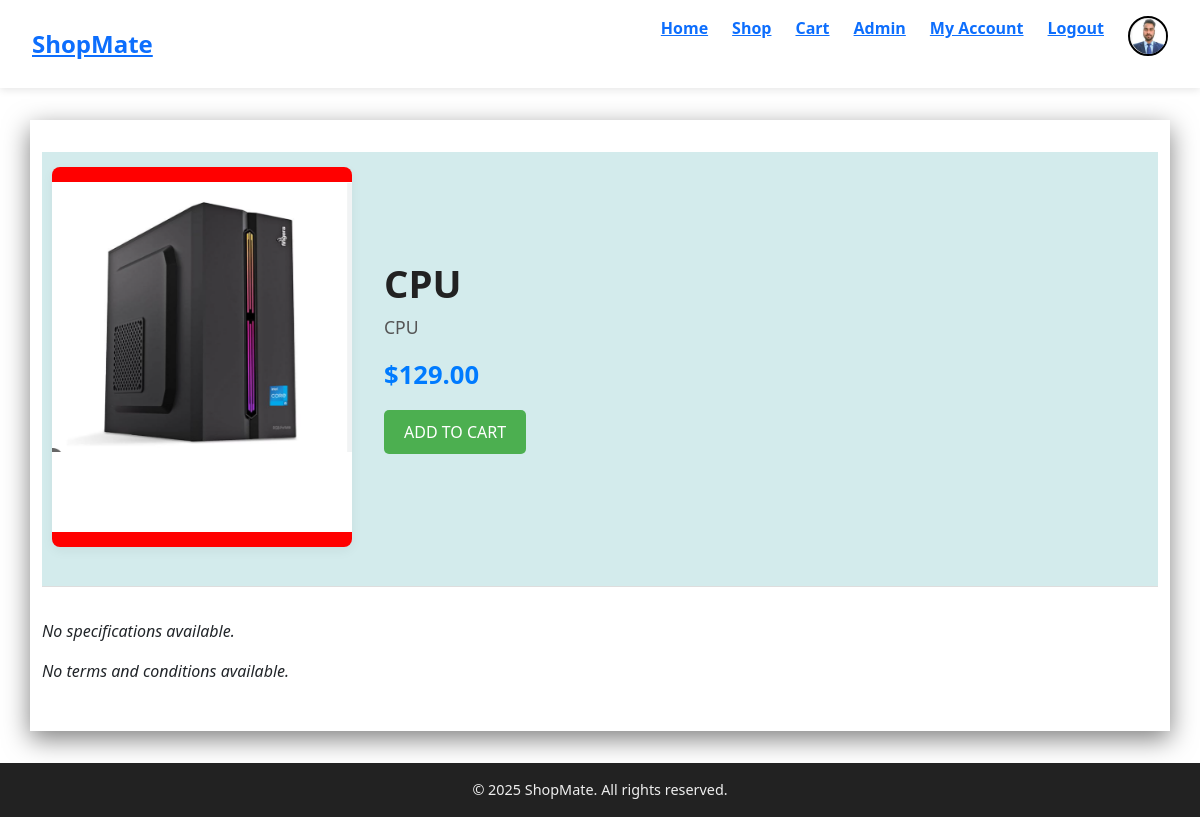
/itemdetail/IT0000000003 (signed in), run on the app's committed database.
### ecommstore/models.py (models this page shows, shortened)
class UserProfile(models.Model):
    user = models.OneToOneField(User,on_delete=models.CASCADE)
    address = models.TextField()
    profile_picture = models.ImageField(upload_to='static', blank=True, null=True)

class Product(models.Model):
    product_code = models.CharField(max_length=12,primary_key=True)
    name = models.CharField(max_length=200)
    description = models.TextField()
    image = models.ImageField(upload_to = 'static', blank=True, null=True)
    price = models.DecimalField(max_digits=12,decimal_places=2)
    stock = models.IntegerField()
    specification = models.JSONField(null=True)
    termsnconditions = models.JSONField(null=True)
    created_date = models.DateTimeField(auto_now_add=True)
    desc1 = models.TextField(null=True)
    image1 = models.ImageField(upload_to = 'static', blank=True, null=True)
    image2 = models.ImageField(upload_to = 'static', blank=True, null=True)
    image3 = models.ImageField(upload_to = 'static', blank=True, null=True)

### ecommstore/views.py (the view)
# urls.py: path('itemdetail/<slug:PCode>',views.itemdetail,name="itemdetail"),
def itemdetail(request,PCode):
    product = Product.objects.filter(product_code=PCode).values()
    userprofile = UserProfile.objects.filter(user=request.user)
    profilepicture = ''
    if len(userprofile) > 0:
        print('profilepicture found!')
        profilepicture = userprofile[0].profile_picture
    params = {
        "product_code":product[0]["product_code"],
        "name":product[0]["name"],
        "image":product[0]["image"],
        "description":product[0]["description"],
        "price":product[0]["price"],
        "instock":product[0]["stock"],
        "specifications":product[0]["specification"],
        "termsnconditions":product[0]["termsnconditions"],
        "desc1":product[0]["desc1"],
        "image1":product[0]["image1"],
        "image2":product[0]["image2"],
        "image3":product[0]["image3"],
        "images":[product[0]["image"],product[0]["image1"],product[0]["image2"],product[0]["image3"]],
        "profilepicture":profilepicture
    }
    return render(request,'ecommstore/templates/itemdetail.html',params)

### ecommstore/templates/ecommstore/templates/itemdetail.html (shortened to what this page needs)
{% extends 'base.html' %}
{% block body %}
    <div class="container" role="main">
        <section class="item-header" aria-label="Item overview">
            <div class="item-image">
                    <div id="carouselExample" class="carousel slide" data-bs-ride="carousel">
                    <div class="carousel-inner">
                        {% for image in images %}
                        <div class="carousel-item {% if forloop.first %}active{% endif %}">
                        <img src="/{{image}}/" class="d-block w-100" alt="Slide {{ forloop.counter }}">
                        </div>
                        {% endfor %}
                    </div>
                    <button class="carousel-control-prev" type="button" data-bs-target="#carouselExample" data-bs-slide="prev">
                        <span class="carousel-control-prev-icon" aria-hidden="true"></span>
                    </button>
                    <button class="carousel-control-next" type="button" data-bs-target="#carouselExample" data-bs-slide="next">
                        <span class="carousel-control-next-icon" aria-hidden="true"></span>
                    </button>
                    </div>
            </div>
            <div class="item-info">
                <form method="post" action="{% url 'addToCartAct' product_code %}">
                <h1 class="item-name">{{ name }}</h1>
                <p class="item-description">{{ description }}</p>
                <p class="item-price">${{ price }}</p>
                <button class="add-cart-button">ADD TO CART</button>
                </form>
            </div>
        </section>
        {% if specifications %}
            <section class="specifications" aria-label="Item specifications">
                <h2>Specifications</h2>
                <table class="spec-table">
                    <tbody>
                    {% for key, value in specifications.items %}
                        <tr>
                            <th>{{ key }}</th>
                            <td>{{ value }}</td>
                        </tr>
                    {% endfor %}
                    </tbody>
                </table>
            </section>
        {% else %}
            <p><em>No specifications available.</em></p>
        {% endif %}
        {% if termsnconditions %}
            <section class="specifications" aria-label="Terms and conditions">
                <h2>Terms and conditions</h2>
                <table class="spec-table">
                    <tbody>
                    {% for key, value in termsnconditions.items %}
                        <tr>
                            <th>{{ key }}</th>
                            <td>{{ value }}</td>
                        </tr>
                    {% endfor %}
                    </tbody>
                </table>
            </section>
        {% else %}
            <p><em>No terms and conditions available.</em></p>
        {% endif %}
    </div>
{% endblock %}

### ecommstore/templates/base.html (shortened to what this page needs)
<!DOCTYPE html>
<html lang="en">
<head>
    <link href="https://cdn.jsdelivr.net/npm/bootstrap@5.3.2/dist/css/bootstrap.min.css" rel="stylesheet">
</head>
<body>
    <nav>
        <div class="logo">
            <a href="{% url 'home' %}">ShopMate</a>
        </div>
        <div id="main">
            <ul>
                <li><a href="{% url 'home' %}">Home</a></li>
                <li><a href="{% url 'shop' %}">Shop</a></li>
                <li><a href="{% url 'cart' %}">Cart</a></li>
                <li><a href="/admin">Admin</a></li>
                {% if user.is_authenticated %}
                    <li><a href="{% url 'account' %}">My Account</a></li>
                    <li><a href="{% url 'logout' %}">Logout</a></li>
                    <li><button class="openbtn" onclick="openNav()"><img id="pic" src="{{profilepicture}}" style="width: 35px; height: 35px;"/></button></li>
                {% else %}
                    <li><a href="{% url 'login' %}">Login</a></li>
                    <li><a href="{% url 'signup' %}">Sign Up</a></li>
                {% endif %}
            </ul>
        </div>
    </nav>
    {% block body %}{% endblock %}
    <footer>
        &copy; 2025 ShopMate. All rights reserved.
    </footer>
</body>
</html>

### data on the page
UserProfile: profile_picture (picture)
Product: image (picture), name "CPU", description "CPU", price "129.00"
